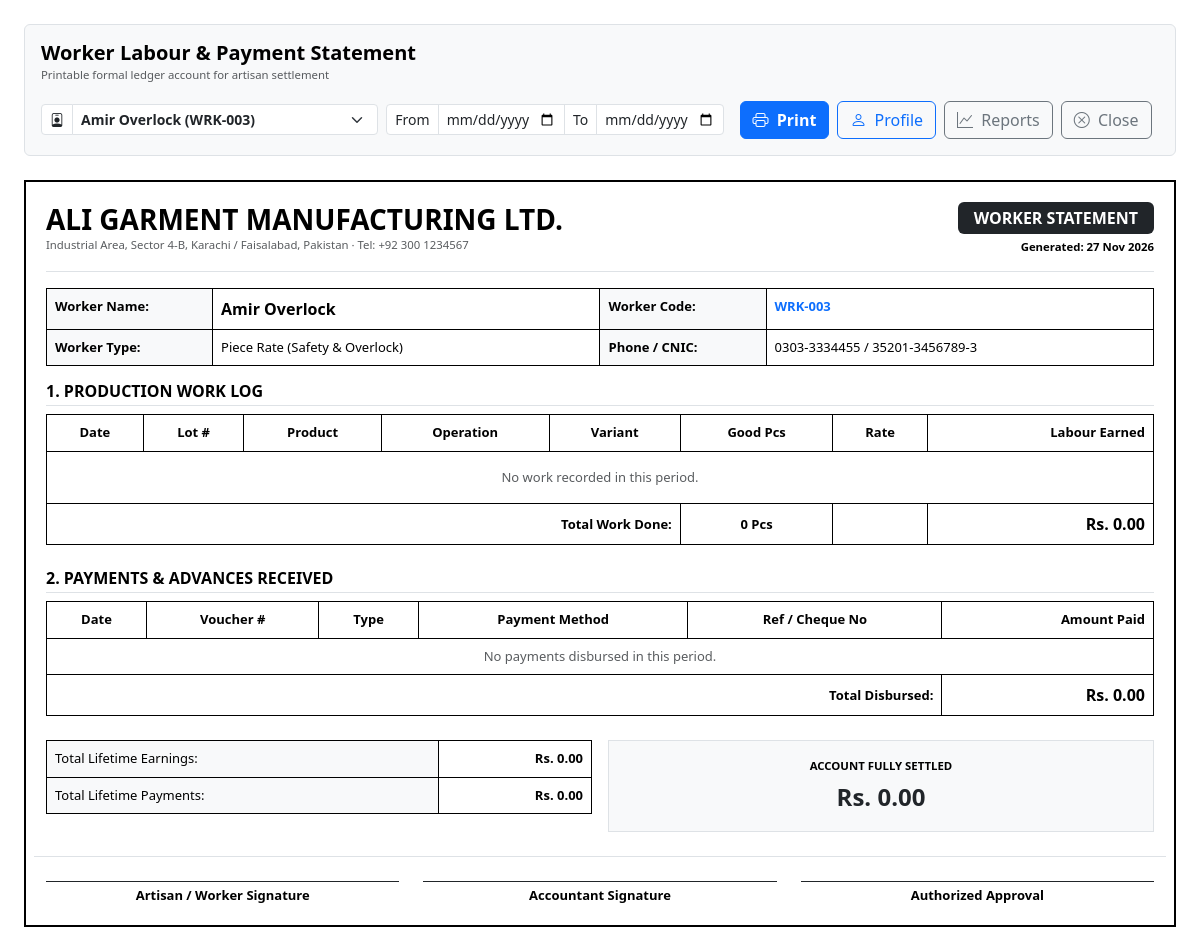
/modules/workers/statement.php (signed in), run on the app's committed database.
### tables this page shows
CREATE TABLE `workers` (
    `id` INT AUTO_INCREMENT PRIMARY KEY,
    `code` VARCHAR(40) NOT NULL UNIQUE,
    `name` VARCHAR(120) NOT NULL,
    `phone` VARCHAR(40) NULL,
    `address` TEXT NULL,
    `cnic` VARCHAR(30) NULL,
    `worker_type` VARCHAR(50) NOT NULL DEFAULT 'Piece Rate',
    `department_id` INT NULL,
    `default_rate` DECIMAL(12,2) NOT NULL DEFAULT 0.00,
    `rate_per_minute` DECIMAL(8,2) NOT NULL DEFAULT 2.50,
    `joining_date` DATE NULL,
    `opening_balance` DECIMAL(14,2) NOT NULL DEFAULT 0.00,
    `notes` TEXT NULL,
    `is_active` TINYINT(1) NOT NULL DEFAULT 1,
    `created_at` DATETIME NOT NULL DEFAULT CURRENT_TIMESTAMP,
    FOREIGN KEY (`department_id`) REFERENCES `departments`(`id`) ON DELETE SET NULL
);

CREATE TABLE `departments` (
    `id` INT AUTO_INCREMENT PRIMARY KEY,
    `code` VARCHAR(30) NOT NULL UNIQUE,
    `name` VARCHAR(100) NOT NULL,
    `description` TEXT NULL,
    `is_active` TINYINT(1) NOT NULL DEFAULT 1
);

### config/config.php (called while the page is built, shortened)
<?php
function get_db(): PDO {
    static $instance = null;
    if ($instance === null) {
        $dsn = "mysql:host=" . DB_HOST . ";port=" . DB_PORT . ";dbname=" . DB_NAME . ";charset=utf8mb4";
        $options = [
            PDO::ATTR_ERRMODE            => PDO::ERRMODE_EXCEPTION,
            PDO::ATTR_DEFAULT_FETCH_MODE => PDO::FETCH_ASSOC,
            PDO::ATTR_EMULATE_PREPARES   => false,
        ];
        try {
            $instance = new PDO($dsn, DB_USER, DB_PASS, $options);
        } catch (PDOException $e) {
            if (!empty(DB_PASS) && (DB_HOST === '127.0.0.1' || DB_HOST === 'localhost')) {
                try {
                    $instance = new PDO($dsn, DB_USER, '', $options);
                    return $instance;
                } catch (PDOException $e2) {
                }
            }
            error_log("Database connection error: " . $e->getMessage());
            die("<strong>Database connection error:</strong> Unable to connect to MySQL database [<strong>" . htmlspecialchars(DB_NAME) . "</strong>] on <strong>" . htmlspecialchars(DB_HOST) . "</strong>.<br><br>Please verify database credentials in <code>config/config.php</code>.<br><br><small>Technical details: " . htmlspecialchars($e->getMessage()) . "</small>");
        }
    }
    return $instance;
}
function clean(mixed $data): mixed {
    return htmlspecialchars(trim((string)$data), ENT_QUOTES, 'UTF-8');
}
function get_setting(string $key, string $default = ''): string {
    static $settingsCache = null;
    if ($settingsCache === null) {
        $db = get_db();
        $stmt = $db->query("SELECT setting_key, setting_value FROM system_settings");
        $settingsCache = $stmt->fetchAll(PDO::FETCH_KEY_PAIR);
    }
    return $settingsCache[$key] ?? $default;
}

### modules/workers/statement.php (the view, shortened to what this page needs)
<?php
require_once __DIR__ . '/../../config/config.php';
$workerId = (int)($_GET['worker_id'] ?? $_GET['id'] ?? 0);
$db = get_db();
$allWorkers = $db->query("SELECT w.id, w.name, w.code, dep.name AS department_name
                          FROM workers w
                          LEFT JOIN departments dep ON w.department_id = dep.id
                          WHERE w.is_active = 1
                          ORDER BY w.name ASC")->fetchAll();
if ($workerId <= 0 && !empty($allWorkers)) {
    $workerId = (int)$allWorkers[0]['id'];
}
$stmt = $db->prepare("SELECT w.*, dep.name AS department_name FROM workers w LEFT JOIN departments dep ON w.department_id = dep.id WHERE w.id = ?");
$stmt->execute([$workerId]);
$worker = $stmt->fetch();
$dateFrom = trim($_GET['date_from'] ?? '');
$dateTo = trim($_GET['date_to'] ?? '');
$wSql = "SELECT pe.*, l.lot_number, p.name AS product_name, o.name AS op_name, c.name AS color_name, s.name AS size_name
         FROM production_entries pe
         JOIN lots l ON pe.lot_id = l.id
         JOIN products p ON l.product_id = p.id
         JOIN operations o ON pe.operation_id = o.id
         LEFT JOIN colors c ON pe.color_id = c.id
         LEFT JOIN sizes s ON pe.size_id = s.id
         WHERE pe.worker_id = ?";
$wParams = [$workerId];
$wSql .= " ORDER BY pe.entry_date ASC";
$wStmt = $db->prepare($wSql);
$wStmt->execute($wParams);
$workList = $wStmt->fetchAll();
$pSql = "SELECT * FROM worker_payments WHERE worker_id = ? AND is_reversed = 0";
$pParams = [$workerId];
$pSql .= " ORDER BY payment_date ASC";
$pStmt = $db->prepare($pSql);
$pStmt->execute($pParams);
$payments = $pStmt->fetchAll();
$totalLabour = 0;
$totalPieces = 0;
$totalPaid = 0;
$totalAdvance = 0;
$balStmt = $db->prepare("SELECT
    COALESCE(SUM(credit), 0) AS total_earned,
    COALESCE(SUM(debit), 0) AS total_paid
    FROM worker_ledger WHERE worker_id = ?");
$balStmt->execute([$workerId]);
$tot = $balStmt->fetch();
$netClosingBalance = (float)$tot['total_earned'] - (float)$tot['total_paid'];
$companyName = get_setting('company_name', 'Ali Garment Manufacturing Ltd.');
$companyAddress = get_setting('company_address', 'Industrial Area, Karachi / Faisalabad, Pakistan');
$companyPhone = get_setting('company_phone', '+92 300 1234567');
?>
<!DOCTYPE html>
<html lang="en">
<head>
    <link rel="stylesheet" href="<?= BASE_URL ?>assets/css/bootstrap.min.css">
    <link rel="stylesheet" href="<?= BASE_URL ?>assets/css/bootstrap-icons.css">
</head>
<body class="p-4">
    <div class="no-print d-flex flex-wrap justify-content-between align-items-center gap-3 mb-4 p-3 bg-light border rounded">
        <div>
            <h5 class="mb-0 fw-bold">Worker Labour & Payment Statement</h5>
            <small class="text-muted">Printable formal ledger account for artisan settlement</small>
        </div>
        <div class="d-flex flex-wrap align-items-center gap-2">
            <form method="GET" action="" class="d-flex align-items-center gap-2 me-2">
                <div class="input-group input-group-sm" style="min-width: 220px;">
                    <span class="input-group-text bg-white"><i class="bi bi-person-badge"></i></span>
                    <select name="worker_id" class="form-select form-select-sm fw-semibold" onchange="this.form.submit()">
                        <?php foreach ($allWorkers as $wOpt): ?>
                            <option value="<?= $wOpt['id'] ?>" <?= $wOpt['id'] == $workerId ? 'selected' : '' ?>>
                                <?= clean($wOpt['name']) ?> (<?= clean($wOpt['code']) ?>)
                            </option>
                        <?php endforeach; ?>
                    </select>
                </div>
                <div class="input-group input-group-sm">
                    <span class="input-group-text bg-white small">From</span>
                    <input type="date" name="date_from" value="<?= clean($dateFrom) ?>" class="form-control form-control-sm" onchange="this.form.submit()">
                    <span class="input-group-text bg-white small">To</span>
                    <input type="date" name="date_to" value="<?= clean($dateTo) ?>" class="form-control form-control-sm" onchange="this.form.submit()">
                </div>
            </form>
            <button type="button" onclick="window.print()" class="btn btn-primary fw-bold text-nowrap"><i class="bi bi-printer me-1"></i> Print</button>
            <a href="<?= BASE_URL ?>modules/workers/view.php?id=<?= $worker['id'] ?? '' ?>" class="btn btn-outline-primary text-nowrap">
                <i class="bi bi-person me-1"></i> Profile
            </a>
            <a href="<?= BASE_URL ?>modules/reports/index.php?type=worker_performance" class="btn btn-outline-secondary text-nowrap">
                <i class="bi bi-graph-up me-1"></i> Reports
            </a>
            <button type="button" onclick="closePrintView('<?= BASE_URL ?>modules/workers/view.php?id=<?= $worker['id'] ?? '' ?>')" class="btn btn-outline-secondary text-nowrap">
                <i class="bi bi-x-circle me-1"></i> Close
            </button>
        </div>
    </div>
    <div class="statement-box">
        <div class="d-flex justify-content-between align-items-center border-bottom pb-3 mb-3">
            <div>
                <h3 class="fw-bold mb-0 text-uppercase"><?= clean($companyName) ?></h3>
                <div class="small text-muted"><?= clean($companyAddress) ?> · Tel: <?= clean($companyPhone) ?></div>
            </div>
            <div class="text-end">
                <div class="badge bg-dark text-white fs-6 px-3 py-2">WORKER STATEMENT</div>
                <div class="small fw-semibold mt-1">Generated: <?= date('d M Y') ?></div>
            </div>
        </div>
        <table class="table table-bordered mb-3">
            <tbody>
                <tr>
                    <td class="fw-bold bg-light" style="width: 15%;">Worker Name:</td>
                    <td style="width: 35%;" class="fw-bold fs-6"><?= clean($worker['name']) ?></td>
                    <td class="fw-bold bg-light" style="width: 15%;">Worker Code:</td>
                    <td style="width: 35%;" class="fw-bold text-primary"><?= clean($worker['code']) ?></td>
                </tr>
                <tr>
                    <td class="fw-bold bg-light">Worker Type:</td>
                    <td><?= clean($worker['worker_type']) ?> (<?= clean($worker['department_name'] ?? 'General') ?>)</td>
                    <td class="fw-bold bg-light">Phone / CNIC:</td>
                    <td><?= clean($worker['phone'] ?: '-') ?> / <?= clean($worker['cnic'] ?: '-') ?></td>
                </tr>
            </tbody>
        </table>
        <h6 class="fw-bold text-uppercase border-bottom pb-1 mb-2">1. Production Work Log</h6>
        <table class="table table-bordered align-middle text-center mb-4">
            <thead>
                <tr class="bg-light">
                    <th>Date</th>
                    <th>Lot #</th>
                    <th>Product</th>
                    <th>Operation</th>
                    <th>Variant</th>
                    <th>Good Pcs</th>
                    <th>Rate</th>
                    <th class="text-end">Labour Earned</th>
                </tr>
            </thead>
            <tbody>
                <?php if (empty($workList)): ?>
                    <tr><td colspan="8" class="text-center py-3 text-muted">No work recorded in this period.</td></tr>
                <?php endif; ?>
            </tbody>
            <tfoot>
                <tr class="bg-light fw-bold">
                    <td colspan="5" class="text-end">Total Work Done:</td>
                    <td><?= number_format($totalPieces) ?> Pcs</td>
                    <td></td>
                    <td class="text-end fs-6">Rs. <?= number_format($totalLabour, 2) ?></td>
                </tr>
            </tfoot>
        </table>
        <h6 class="fw-bold text-uppercase border-bottom pb-1 mb-2">2. Payments & Advances Received</h6>
        <table class="table table-bordered align-middle mb-4">
            <thead>
                <tr class="bg-light text-center">
                    <th>Date</th>
                    <th>Voucher #</th>
                    <th>Type</th>
                    <th>Payment Method</th>
                    <th>Ref / Cheque No</th>
                    <th class="text-end">Amount Paid</th>
                </tr>
            </thead>
            <tbody>
                <?php if (empty($payments)): ?>
                    <tr><td colspan="6" class="text-center py-2 text-muted">No payments disbursed in this period.</td></tr>
                <?php endif; ?>
            </tbody>
            <tfoot>
                <tr class="bg-light fw-bold">
                    <td colspan="5" class="text-end">Total Disbursed:</td>
                    <td class="text-end fs-6">Rs. <?= number_format($totalPaid + $totalAdvance, 2) ?></td>
                </tr>
            </tfoot>
        </table>
        <div class="row g-3 mb-4">
            <div class="col-6">
                <table class="table table-bordered mb-0">
                    <tr><td class="bg-light">Total Lifetime Earnings:</td><td class="fw-bold text-end">Rs. <?= number_format($tot['total_earned'], 2) ?></td></tr>
                    <tr><td class="bg-light">Total Lifetime Payments:</td><td class="fw-bold text-end">Rs. <?= number_format($tot['total_paid'], 2) ?></td></tr>
                </table>
            </div>
            <div class="col-6">
                <div class="p-3 border text-center <?= $netClosingBalance > 0 ? 'bg-light' : 'bg-light' ?>">
                    <div class="fw-bold small text-uppercase mb-1">
                        <?= $netClosingBalance > 0 ? 'Closing Payable to Worker (فیکٹری نے کاریگر کو دینے ہیں)' : ($netClosingBalance < 0 ? 'Closing Advance Loan (کاریگر سے وصول کرنے ہیں)' : 'Account Fully Settled') ?>
                    </div>
                    <div class="fs-4 fw-bold <?= $netClosingBalance > 0 ? 'text-danger' : ($netClosingBalance < 0 ? 'text-success' : 'text-dark') ?>">
                        Rs. <?= number_format(abs($netClosingBalance), 2) ?>
                    </div>
                </div>
            </div>
        </div>
        <div class="row pt-4 mt-4 border-top text-center">
            <div class="col-4">
                <div class="border-top border-dark pt-1 fw-bold">Artisan / Worker Signature</div>
            </div>
            <div class="col-4">
                <div class="border-top border-dark pt-1 fw-bold">Accountant Signature</div>
            </div>
            <div class="col-4">
                <div class="border-top border-dark pt-1 fw-bold">Authorized Approval</div>
            </div>
        </div>
    </div>
</body>
</html>

### modules/workers/statement.php (style rules this page uses)
body { background: #fff !important; color: #000; font-size: 13px; }
.statement-box { border: 2px solid #000; padding: 20px; }
.table-bordered th, .table-bordered td { border: 1px solid #000 !important; }

### data on the page
workers: name "Amir Overlock", code "WRK-003", worker_type "Piece Rate", department.name "Safety & Overlock", phone "0303-3334455", cnic "35201-3456789-3"

### other printed values
$companyName "ALI GARMENT MANUFACTURING LTD."
$companyAddress "Industrial Area, Sector 4-B, Karachi / Faisalabad, Pakistan"
$companyPhone "+92 300 1234567"
$totalPieces "0"
$totalLabour "0.00"
$totalPaid + $totalAdvance "0.00"
$tot['total_earned'] "0.00"
$tot['total_paid'] "0.00"
abs($netClosingBalance) "0.00"
form field worker_id "Amir Overlock (WRK-003)"
